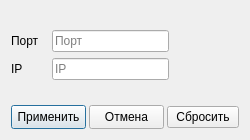
<?xml version="1.0" encoding="UTF-8"?>
<ui version="4.0">
 <class>conf_connection</class>
 <widget class="QDialog" name="conf_connection">
  <property name="geometry">
   <rect>
    <x>0</x>
    <y>0</y>
    <width>250</width>
    <height>140</height>
   </rect>
  </property>
  <property name="minimumSize">
   <size>
    <width>210</width>
    <height>120</height>
   </size>
  </property>
  <property name="maximumSize">
   <size>
    <width>250</width>
    <height>140</height>
   </size>
  </property>
  <property name="windowTitle">
   <string>Настройка подключения</string>
  </property>
  <layout class="QGridLayout" name="gridLayout">
   <item row="2" column="0">
    <spacer name="verticalSpacer">
     <property name="orientation">
      <enum>Qt::Vertical</enum>
     </property>
     <property name="sizeHint" stdset="0">
      <size>
       <width>20</width>
       <height>40</height>
      </size>
     </property>
    </spacer>
   </item>
   <item row="1" column="0">
    <layout class="QVBoxLayout" name="verticalLayout_4">
     <item>
      <layout class="QHBoxLayout" name="horizontalLayout" stretch="3,10,6">
       <item>
        <widget class="QLabel" name="label">
         <property name="text">
          <string>Порт</string>
         </property>
        </widget>
       </item>
       <item>
        <widget class="QLineEdit" name="lineEdit">
         <property name="minimumSize">
          <size>
           <width>75</width>
           <height>22</height>
          </size>
         </property>
         <property name="maximumSize">
          <size>
           <width>145</width>
           <height>16777215</height>
          </size>
         </property>
         <property name="inputMask">
          <string/>
         </property>
         <property name="placeholderText">
          <string>Порт</string>
         </property>
        </widget>
       </item>
       <item>
        <spacer name="horizontalSpacer_2">
         <property name="orientation">
          <enum>Qt::Horizontal</enum>
         </property>
         <property name="sizeHint" stdset="0">
          <size>
           <width>40</width>
           <height>20</height>
          </size>
         </property>
        </spacer>
       </item>
      </layout>
     </item>
     <item>
      <layout class="QHBoxLayout" name="horizontalLayout_2" stretch="3,10,6">
       <item>
        <widget class="QLabel" name="label_2">
         <property name="text">
          <string>IP</string>
         </property>
        </widget>
       </item>
       <item>
        <widget class="QLineEdit" name="lineEdit_2">
         <property name="enabled">
          <bool>true</bool>
         </property>
         <property name="minimumSize">
          <size>
           <width>75</width>
           <height>22</height>
          </size>
         </property>
         <property name="maximumSize">
          <size>
           <width>145</width>
           <height>16777215</height>
          </size>
         </property>
         <property name="inputMask">
          <string/>
         </property>
         <property name="text">
          <string/>
         </property>
         <property name="placeholderText">
          <string>IP</string>
         </property>
        </widget>
       </item>
       <item>
        <spacer name="horizontalSpacer_3">
         <property name="orientation">
          <enum>Qt::Horizontal</enum>
         </property>
         <property name="sizeHint" stdset="0">
          <size>
           <width>40</width>
           <height>20</height>
          </size>
         </property>
        </spacer>
       </item>
      </layout>
     </item>
    </layout>
   </item>
   <item row="3" column="0">
    <layout class="QHBoxLayout" name="horizontalLayout_3">
     <item>
      <spacer name="horizontalSpacer">
       <property name="orientation">
        <enum>Qt::Horizontal</enum>
       </property>
       <property name="sizeHint" stdset="0">
        <size>
         <width>40</width>
         <height>20</height>
        </size>
       </property>
      </spacer>
     </item>
     <item>
      <widget class="QPushButton" name="Accept">
       <property name="minimumSize">
        <size>
         <width>75</width>
         <height>24</height>
        </size>
       </property>
       <property name="maximumSize">
        <size>
         <width>75</width>
         <height>24</height>
        </size>
       </property>
       <property name="text">
        <string>Применить</string>
       </property>
       <property name="default">
        <bool>true</bool>
       </property>
      </widget>
     </item>
     <item>
      <widget class="QPushButton" name="Escape">
       <property name="minimumSize">
        <size>
         <width>75</width>
         <height>24</height>
        </size>
       </property>
       <property name="maximumSize">
        <size>
         <width>75</width>
         <height>24</height>
        </size>
       </property>
       <property name="text">
        <string>Отмена</string>
       </property>
      </widget>
     </item>
     <item>
      <widget class="QPushButton" name="Default">
       <property name="text">
        <string>Сбросить</string>
       </property>
      </widget>
     </item>
    </layout>
   </item>
   <item row="0" column="0">
    <spacer name="verticalSpacer_2">
     <property name="orientation">
      <enum>Qt::Vertical</enum>
     </property>
     <property name="sizeHint" stdset="0">
      <size>
       <width>20</width>
       <height>40</height>
      </size>
     </property>
    </spacer>
   </item>
  </layout>
 </widget>
 <resources/>
 <connections/>
</ui>
